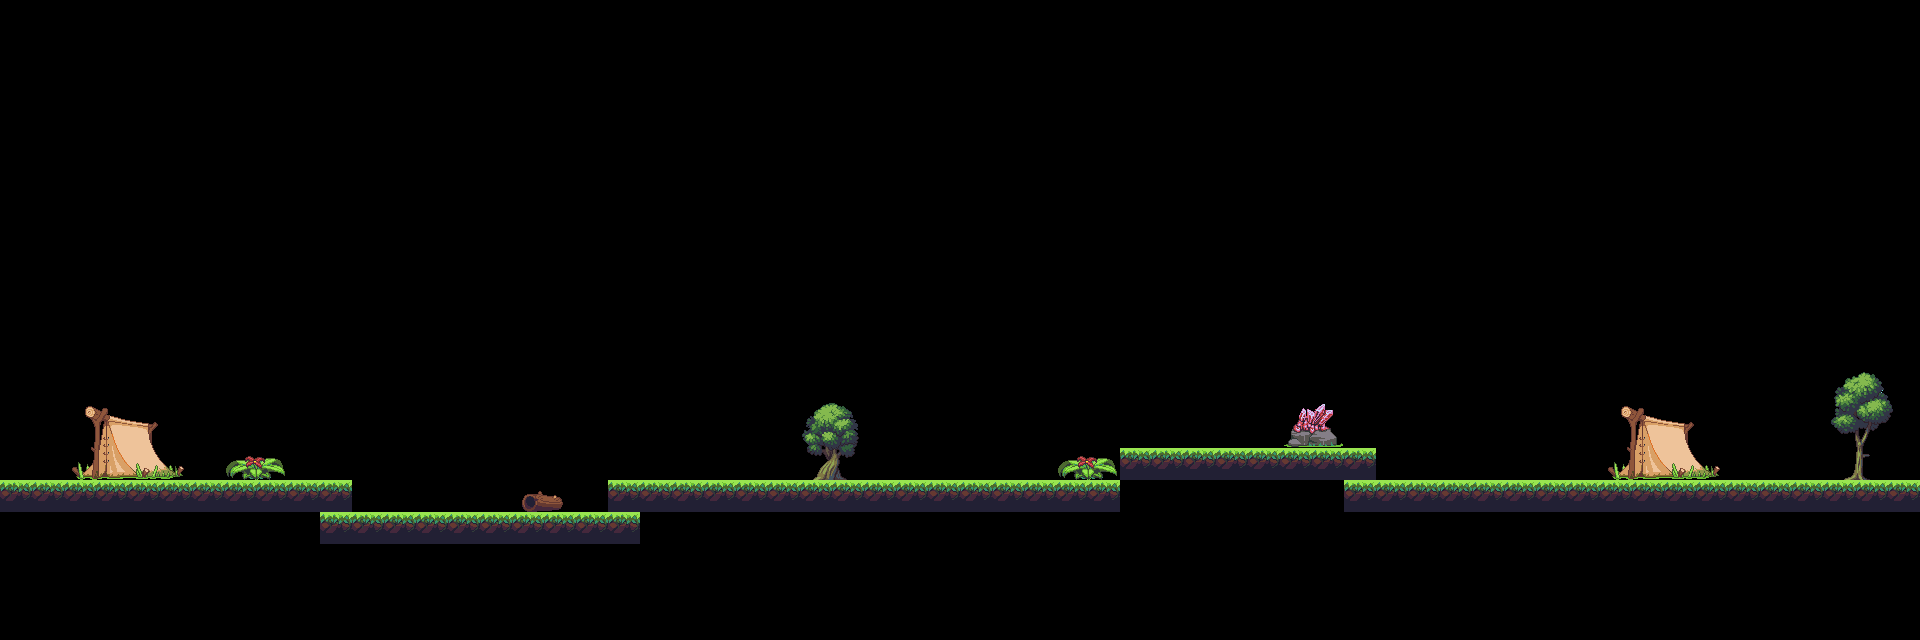

A level layout from a 2D game, rendered from its tile map. Below: a short description, then the map file with its tile-grid data intact:
An orthogonal 60x20 tile map with 32x32 px tiles, 2 tile layers (T1, collision), 4 tilesets.

<map version="1.4" tiledversion="1.4.1" orientation="orthogonal" renderorder="right-down" width="60" height="20" tilewidth="32" tileheight="32" infinite="0" nextlayerid="5" nextobjectid="1">
 <tileset firstgid="1" name="Mockup" tilewidth="32" tileheight="32" tilecount="160" columns="16">
  <image source="Mockup.png" width="512" height="320" />
 </tileset>
 <tileset firstgid="161" name="Jungle_terrain" tilewidth="32" tileheight="32" tilecount="420" columns="28">
  <image source="Jungle_terrain.png" width="896" height="480" />
 </tileset>
 <tileset firstgid="581" name="objects" tilewidth="32" tileheight="32" tilecount="91" columns="13">
  <image source="objects.PNG" width="416" height="224" />
 </tileset>
 <tileset firstgid="672" name="Trees" tilewidth="32" tileheight="32" tilecount="32" columns="8">
  <image source="Trees.png" width="256" height="128" />
 </tileset>
 <layer id="1" name="T1" width="60" height="20">
  <data encoding="csv">
0,0,0,0,0,0,0,0,0,0,0,0,0,0,0,0,0,0,0,0,0,0,0,0,0,0,0,0,0,0,0,0,0,0,0,0,0,0,0,0,0,0,0,0,0,0,0,0,0,0,0,0,0,0,0,0,0,0,0,0,
0,0,0,0,0,0,0,0,0,0,0,0,0,0,0,0,0,0,0,0,0,0,0,0,0,0,0,0,0,0,0,0,0,0,0,0,0,0,0,0,0,0,0,0,0,0,0,0,0,0,0,0,0,0,0,0,0,0,0,0,
0,0,0,0,0,0,0,0,0,0,0,0,0,0,0,0,0,0,0,0,0,0,0,0,0,0,0,0,0,0,0,0,0,0,0,0,0,0,0,0,0,0,0,0,0,0,0,0,0,0,0,0,0,0,0,0,0,0,0,0,
0,0,0,0,0,0,0,0,0,0,0,0,0,0,0,0,0,0,0,0,0,0,0,0,0,0,0,0,0,0,0,0,0,0,0,0,0,0,0,0,0,0,0,0,0,0,0,0,0,0,0,0,0,0,0,0,0,0,0,0,
0,0,0,0,0,0,0,0,0,0,0,0,0,0,0,0,0,0,0,0,0,0,0,0,0,0,0,0,0,0,0,0,0,0,0,0,0,0,0,0,0,0,0,0,0,0,0,0,0,0,0,0,0,0,0,0,0,0,0,0,
0,0,0,0,0,0,0,0,0,0,0,0,0,0,0,0,0,0,0,0,0,0,0,0,0,0,0,0,0,0,0,0,0,0,0,0,0,0,0,0,0,0,0,0,0,0,0,0,0,0,0,0,0,0,0,0,0,0,0,0,
0,0,0,0,0,0,0,0,0,0,0,0,0,0,0,0,0,0,0,0,0,0,0,0,0,0,0,0,0,0,0,0,0,0,0,0,0,0,0,0,0,0,0,0,0,0,0,0,0,0,0,0,0,0,0,0,0,0,0,0,
0,0,0,0,0,0,0,0,0,0,0,0,0,0,0,0,0,0,0,0,0,0,0,0,0,0,0,0,0,0,0,0,0,0,0,0,0,0,0,0,0,0,0,0,0,0,0,0,0,0,0,0,0,0,0,0,0,0,0,0,
0,0,0,0,0,0,0,0,0,0,0,0,0,0,0,0,0,0,0,0,0,0,0,0,0,0,0,0,0,0,0,0,0,0,0,0,0,0,0,0,0,0,0,0,0,0,0,0,0,0,0,0,0,0,0,0,0,0,0,0,
0,0,0,0,0,0,0,0,0,0,0,0,0,0,0,0,0,0,0,0,0,0,0,0,0,0,0,0,0,0,0,0,0,0,0,0,0,0,0,0,0,0,0,0,0,0,0,0,0,0,0,0,0,0,0,0,0,0,0,0,
0,0,0,0,0,0,0,0,0,0,0,0,0,0,0,0,0,0,0,0,0,0,0,0,0,0,0,0,0,0,0,0,0,0,0,0,0,0,0,0,0,0,0,0,0,0,0,0,0,0,0,0,0,0,0,0,0,0,0,0,
0,0,0,0,0,0,0,0,0,0,0,0,0,0,0,0,0,0,0,0,0,0,0,0,0,0,0,0,0,0,0,0,0,0,0,0,0,0,0,0,0,0,0,0,0,0,0,0,0,0,0,0,0,0,0,0,0,0,0,0,
0,0,0,0,0,583,584,0,0,0,0,0,0,0,0,0,0,0,0,0,0,0,0,0,0,0,0,0,0,0,0,0,0,0,0,0,0,0,0,0,0,0,0,0,0,0,0,0,0,0,0,0,0,0,0,0,0,0,0,0,
0,0,0,0,0,0,597,0,0,0,0,0,0,0,0,0,0,0,0,0,0,0,0,0,0,0,0,0,0,0,0,0,0,0,0,0,0,0,0,0,0,0,0,0,0,0,0,0,0,0,0,0,0,0,0,0,0,0,0,0,
0,0,0,0,0,0,0,588,589,0,0,0,0,0,0,0,0,0,0,0,0,0,0,0,0,0,0,0,0,0,0,0,0,588,589,190,190,190,190,190,190,190,190,0,0,0,0,0,0,0,0,0,0,0,0,0,0,0,0,0,
190,190,190,190,190,190,190,190,190,190,190,0,0,0,0,0,0,0,0,190,190,190,190,190,190,190,190,190,190,190,190,190,190,190,190,0,0,0,0,0,0,0,190,190,190,190,190,190,190,190,190,190,190,190,190,190,190,190,190,190,
0,0,0,0,0,0,0,0,0,0,190,190,190,190,190,190,190,190,190,190,0,0,0,0,0,0,0,0,0,0,0,0,0,0,0,0,0,0,0,0,0,0,0,0,0,0,0,0,0,0,0,0,0,0,0,0,0,0,0,0,
0,0,0,0,0,0,0,0,0,0,0,0,0,0,0,0,0,0,0,0,0,0,0,0,0,0,0,0,0,0,0,0,0,0,0,0,0,0,0,0,0,0,0,0,0,0,0,0,0,0,0,0,0,0,0,0,0,0,0,0,
0,0,0,0,0,0,0,0,0,0,0,0,0,0,0,0,0,0,0,0,0,0,0,0,0,0,0,0,0,0,0,0,0,0,0,0,0,0,0,0,0,0,0,0,0,0,0,0,0,0,0,0,0,0,0,0,0,0,0,0,
0,0,0,0,0,0,0,0,0,0,0,0,0,0,0,0,0,0,0,0,0,0,0,0,0,0,0,0,0,0,0,0,0,0,0,0,0,0,0,0,0,0,0,0,0,0,0,0,0,0,0,0,0,0,0,0,0,0,0,0
</data>
 </layer>
 <layer id="4" name="collision" width="60" height="20">
  <data encoding="csv">
0,0,0,0,0,0,0,0,0,0,0,0,0,0,0,0,0,0,0,0,0,0,0,0,0,0,0,0,0,0,0,0,0,0,0,0,0,0,0,0,0,0,0,0,0,0,0,0,0,0,0,0,0,0,0,0,0,0,0,0,
0,0,0,0,0,0,0,0,0,0,0,0,0,0,0,0,0,0,0,0,0,0,0,0,0,0,0,0,0,0,0,0,0,0,0,0,0,0,0,0,0,0,0,0,0,0,0,0,0,0,0,0,0,0,0,0,0,0,0,0,
0,0,0,0,0,0,0,0,0,0,0,0,0,0,0,0,0,0,0,0,0,0,0,0,0,0,0,0,0,0,0,0,0,0,0,0,0,0,0,0,0,0,0,0,0,0,0,0,0,0,0,0,0,0,0,0,0,0,0,0,
0,0,0,0,0,0,0,0,0,0,0,0,0,0,0,0,0,0,0,0,0,0,0,0,0,0,0,0,0,0,0,0,0,0,0,0,0,0,0,0,0,0,0,0,0,0,0,0,0,0,0,0,0,0,0,0,0,0,0,0,
0,0,0,0,0,0,0,0,0,0,0,0,0,0,0,0,0,0,0,0,0,0,0,0,0,0,0,0,0,0,0,0,0,0,0,0,0,0,0,0,0,0,0,0,0,0,0,0,0,0,0,0,0,0,0,0,0,0,0,0,
0,0,0,0,0,0,0,0,0,0,0,0,0,0,0,0,0,0,0,0,0,0,0,0,0,0,0,0,0,0,0,0,0,0,0,0,0,0,0,0,0,0,0,0,0,0,0,0,0,0,0,0,0,0,0,0,0,0,0,0,
0,0,0,0,0,0,0,0,0,0,0,0,0,0,0,0,0,0,0,0,0,0,0,0,0,0,0,0,0,0,0,0,0,0,0,0,0,0,0,0,0,0,0,0,0,0,0,0,0,0,0,0,0,0,0,0,0,0,0,0,
0,0,0,0,0,0,0,0,0,0,0,0,0,0,0,0,0,0,0,0,0,0,0,0,0,0,0,0,0,0,0,0,0,0,0,0,0,0,0,0,0,0,0,0,0,0,0,0,0,0,0,0,0,0,0,0,0,0,0,0,
0,0,0,0,0,0,0,0,0,0,0,0,0,0,0,0,0,0,0,0,0,0,0,0,0,0,0,0,0,0,0,0,0,0,0,0,0,0,0,0,0,0,0,0,0,0,0,0,0,0,0,0,0,0,0,0,0,0,0,0,
0,0,0,0,0,0,0,0,0,0,0,0,0,0,0,0,0,0,0,0,0,0,0,0,0,0,0,0,0,0,0,0,0,0,0,0,0,0,0,0,0,0,0,0,0,0,0,0,0,0,0,0,0,0,0,0,0,0,0,0,
0,0,0,0,0,0,0,0,0,0,0,0,0,0,0,0,0,0,0,0,0,0,0,0,0,0,0,0,0,0,0,0,0,0,0,0,0,0,0,0,0,0,0,0,0,0,0,0,0,0,0,0,0,0,0,0,0,0,0,0,
0,0,0,0,0,0,0,0,0,0,0,0,0,0,0,0,0,0,0,0,0,0,0,0,0,0,0,0,0,0,0,0,0,0,0,0,0,0,0,0,0,0,0,0,0,0,0,0,0,0,0,0,0,0,0,0,0,677,678,679,
0,0,581,582,583,584,0,0,0,0,0,0,0,0,0,0,0,0,0,0,0,0,0,0,0,681,682,0,0,0,0,0,0,0,0,0,0,0,0,0,624,625,0,0,0,0,0,0,0,0,581,582,583,584,0,0,0,685,686,687,
0,0,594,595,596,597,0,0,0,0,0,0,0,0,0,0,0,0,0,0,0,0,0,0,0,689,690,0,0,0,0,0,0,0,0,0,0,0,0,0,637,638,0,0,0,0,0,0,0,0,594,595,596,597,0,0,0,693,694,695,
0,0,607,608,609,610,0,0,0,0,0,0,0,0,0,0,0,0,0,0,0,0,0,0,0,697,698,0,0,0,0,0,0,0,0,0,0,0,0,0,0,0,0,0,0,0,0,0,0,0,607,608,609,610,0,0,0,701,702,703,
0,0,0,0,0,0,0,0,0,0,0,0,0,0,0,0,614,615,0,0,0,0,0,0,0,0,0,0,0,0,0,0,0,0,0,0,0,0,0,0,0,0,0,0,0,0,0,0,0,0,0,0,0,0,0,0,0,0,0,0,
0,0,0,0,0,0,0,0,0,0,0,0,0,0,0,0,0,0,0,0,0,0,0,0,0,0,0,0,0,0,0,0,0,0,0,0,0,0,0,0,0,0,0,0,0,0,0,0,0,0,0,0,0,0,0,0,0,0,0,0,
0,0,0,0,0,0,0,0,0,0,0,0,0,0,0,0,0,0,0,0,0,0,0,0,0,0,0,0,0,0,0,0,0,0,0,0,0,0,0,0,0,0,0,0,0,0,0,0,0,0,0,0,0,0,0,0,0,0,0,0,
0,0,0,0,0,0,0,0,0,0,0,0,0,0,0,0,0,0,0,0,0,0,0,0,0,0,0,0,0,0,0,0,0,0,0,0,0,0,0,0,0,0,0,0,0,0,0,0,0,0,0,0,0,0,0,0,0,0,0,0,
0,0,0,0,0,0,0,0,0,0,0,0,0,0,0,0,0,0,0,0,0,0,0,0,0,0,0,0,0,0,0,0,0,0,0,0,0,0,0,0,0,0,0,0,0,0,0,0,0,0,0,0,0,0,0,0,0,0,0,0
</data>
 </layer>
</map>
